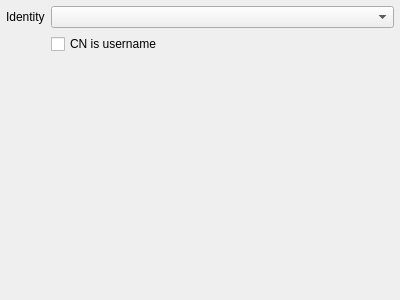
<?xml version="1.0" encoding="UTF-8"?>
<ui version="4.0">
 <class>QgsAuthIdentCertEdit</class>
 <widget class="QWidget" name="QgsAuthIdentCertEdit">
  <property name="geometry">
   <rect>
    <x>0</x>
    <y>0</y>
    <width>400</width>
    <height>300</height>
   </rect>
  </property>
  <layout class="QGridLayout" name="gridLayout">
   <property name="leftMargin">
    <number>6</number>
   </property>
   <property name="topMargin">
    <number>6</number>
   </property>
   <property name="rightMargin">
    <number>6</number>
   </property>
   <property name="bottomMargin">
    <number>6</number>
   </property>
   <item row="0" column="0">
    <widget class="QLabel" name="lblIdentityCert">
     <property name="sizePolicy">
      <sizepolicy hsizetype="Maximum" vsizetype="Preferred">
       <horstretch>0</horstretch>
       <verstretch>0</verstretch>
      </sizepolicy>
     </property>
     <property name="text">
      <string>Identity</string>
     </property>
    </widget>
   </item>
   <item row="0" column="1">
    <widget class="QComboBox" name="cmbIdentityCert"/>
   </item>
   <item row="1" column="1">
    <widget class="QCheckBox" name="cbCnUsername">
     <property name="toolTip">
      <string>Allow certificate's Common Name to override username</string>
     </property>
     <property name="text">
      <string>CN is username</string>
     </property>
    </widget>
   </item>
   <item row="2" column="1">
    <spacer name="verticalSpacer_5">
     <property name="orientation">
      <enum>Qt::Vertical</enum>
     </property>
     <property name="sizeHint" stdset="0">
      <size>
       <width>20</width>
       <height>255</height>
      </size>
     </property>
    </spacer>
   </item>
  </layout>
 </widget>
 <resources/>
 <connections/>
</ui>
